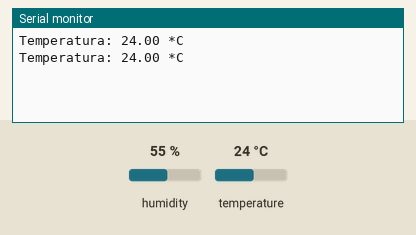
This sketch was run on a simulated Arduino Uno, built with avr-gcc and run on an emulated ATmega328P. Parts: the last lines printed to the serial monitor. Inputs (shaded band) come from the test bench; at power-on: temperature 24 °C, humidity 55 %.

Above: at 4.8 s.
4.9 s: temperature set to 12 °C
At 7.2 s:
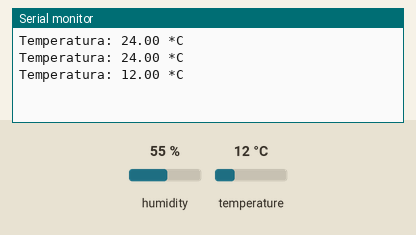
7.9 s: temperature set to 19 °C
At 8.9 s:
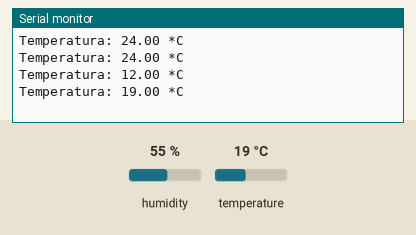
Timing chart, 0 to 10.9 s (numbered marks = the images above; inputs shaded):
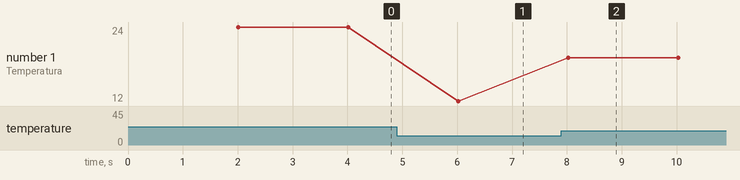

The sketch:

TEMPERATURA.ino
```cpp
#include <DHT.h>

#define DHTPIN 4     // Pin donde está conectado el sensor
#define DHTTYPE DHT22

DHT dht(DHTPIN, DHTTYPE);

void setup() {
  Serial.begin(115200);
  dht.begin();
}
void loop() {
  delay(2000);
  float t = dht.readTemperature();
  Serial.print("Temperatura: ");
  Serial.print(t);
  Serial.println(" *C");
	//delay(100);
}
```

Measured:
- after the input at 4.9 s, the serial monitor: prints a new line after 1.1 s (image 1)
- after the input at 7.9 s, the serial monitor: prints a new line after 0.12 s (image 2)
- plotted number 1: 24 → 12 after the input at 4.9 s, 12 → 19 after the input at 7.9 s
